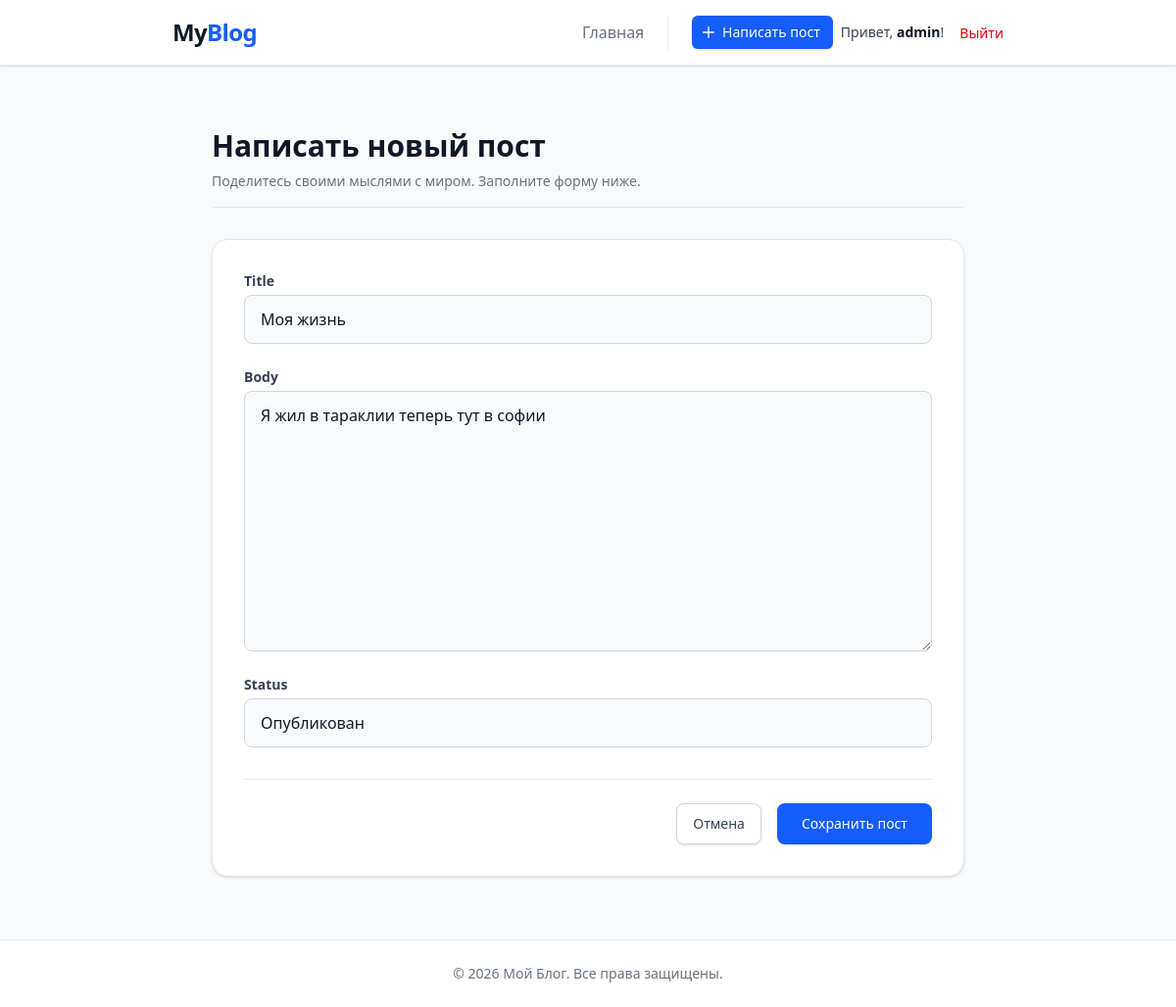
The app's page /moia-zhizn/edit/ (signed in) with its own data.
### blog/models.py (models this page shows, shortened)
class Post(models.Model):
    class Status(models.TextChoices):
        DRAFT = 'draft', 'Черновик'
        PUBLISHED = 'published', 'Опубликован'
    title = models.CharField(max_length=200)
    slug = models.SlugField(max_length=200, unique=True)
    author = models.ForeignKey(
        settings.AUTH_USER_MODEL,
        on_delete=models.CASCADE,
        related_name="posts",
    )
    body = models.TextField()
    status = models.CharField(
        max_length=10,
        choices=Status.choices,
        default=Status.DRAFT,
    )
    created_at = models.DateTimeField(auto_now_add=True)
    updated_at = models.DateTimeField(auto_now=True)
    class Meta:
        ordering = ['-created_at']

### blog/views.py (the view)
# urls.py: path('<slug:slug>/edit/', views.PostUpdateView.as_view(), name='post_edit'),
class PostUpdateView(LoginRequiredMixin, UserPassesTestMixin, UpdateView):
    model = Post
    form_class = PostForm
    template_name = 'blog/post_form.html'
    def test_func(self):
        post = self.get_object()
        return self.request.user == post.author

### blog/forms.py
class PostForm(forms.ModelForm):
    class Meta:
        model = Post
        fields = ['title', 'body', 'status']

### templates/blog/post_form.html (shortened to what this page needs)
{% extends 'base.html' %}
{% block content %}
<section aria-labelledby="create-post-title" class="max-w-3xl mx-auto py-8">
    <header class="mb-8 border-b border-gray-200 pb-4">
        <h1 id="create-post-title" class="text-3xl font-extrabold text-gray-900">
            Написать новый пост
        </h1>
        <p class="mt-2 text-sm text-gray-500">
            Поделитесь своими мыслями с миром. Заполните форму ниже.
        </p>
    </header>
    <div class="bg-white p-6 md:p-8 rounded-2xl shadow-sm border border-gray-200">
        <form method="POST" class="space-y-6">
            {% for field in form %}
            <div>
                <label for="{{ field.id_for_label }}" class="block text-sm font-semibold text-gray-700 mb-1">
                    {{ field.label }}
                </label>
                <div class="relative">
                    {{ field }}
                </div>
            </div>
            {% endfor %}
            <div class="pt-6 border-t border-gray-200 flex justify-end gap-4 mt-8">
                <a href="{% url 'blog:post_list' %}" class="inline-flex items-center px-4 py-2.5 border border-gray-300 shadow-sm text-sm font-medium rounded-lg text-gray-700 bg-white hover:bg-gray-50 focus:outline-none focus:ring-2 focus:ring-offset-2 focus:ring-blue-500 transition-colors">
                    Отмена
                </a>
                <button type="submit" class="inline-flex items-center px-6 py-2.5 border border-transparent text-sm font-medium rounded-lg shadow-sm text-white bg-blue-600 hover:bg-blue-700 focus:outline-none focus:ring-2 focus:ring-offset-2 focus:ring-blue-500 transition-colors">
                    Сохранить пост
                </button>
            </div>
        </form>
    </div>
</section>
{% endblock %}

### templates/base.html (shortened to what this page needs)
{% load static %}
<!DOCTYPE html>
<html lang="ru">
<head>
    <link rel="stylesheet" href="{% static 'css/tailwind.css' %}">
</head>
<body class="bg-gray-50 text-gray-900 font-sans min-h-screen flex flex-col antialiased">
    <header class="bg-white border-b border-gray-200 shadow-sm">
        <div class="max-w-4xl mx-auto px-6 py-4 flex justify-between items-center">
            <a href="{% url 'blog:post_list' %}" class="text-2xl font-extrabold tracking-tight text-gray-900" aria-label="На главную страницу">
                My<span class="text-blue-600">Blog</span>
            </a>
            <div class="flex items-center space-x-6">
                <nav aria-label="Основная навигация">
                    <ul class="flex items-center m-0 p-0 list-none">
                        <li>
                            <a href="{% url 'blog:post_list' %}" class="text-gray-500 hover:text-blue-600 font-medium transition-colors">Главная</a>
                        </li>
                    </ul>
                </nav>
                    <div class="flex items-center space-x-4 border-l border-gray-200 pl-6">
                        {% if user.is_authenticated %}
                            <a href="{% url 'blog:post_create' %}" class="hidden sm:inline-flex items-center px-3 py-1.5 border border-transparent text-sm font-medium rounded-md shadow-sm text-white bg-blue-600 hover:bg-blue-700 transition-colors mr-2">
                                <svg class="-ml-1 mr-1.5 h-4 w-4" fill="none" stroke="currentColor" viewBox="0 0 24 24" xmlns="http://www.w3.org/2000/svg"><path stroke-linecap="round" stroke-linejoin="round" stroke-width="2" d="M12 4v16m8-8H4"></path></svg>
                                Написать пост
                            </a>
                            <span class="text-sm text-gray-700">
                                Привет, <span class="font-bold text-gray-900">{{ user.username }}</span>!
                        </span>
                        <form method="post" action="{% url 'logout' %}" class="inline m-0">
                            <button type="submit" class="text-sm font-medium text-red-600 hover:text-red-700 transition-colors">
                                Выйти
                            </button>
                        </form>
                    {% endif %}
                </div>
            </div>
        </div>
    </header>
    <main class="flex-grow w-full max-w-4xl mx-auto my-8 px-6">
        {% block content %}
        {% endblock content %}
    </main>
    <footer class="bg-white border-t border-gray-200 text-center py-6 mt-auto">
        <p class="text-gray-500 text-sm">&copy; <time datetime="{% now 'Y' %}">{% now "Y" %}</time> Мой Блог. Все права защищены.</p>
    </footer>
</body>
</html>

### records on screen
Post: form "Моя жизнь" "Я жил в тараклии теперь тут в софии" "Опубликован"

### other values on screen
{{ user.username }} "admin"
{{ field.label }} "Title" "Body" "Status"
